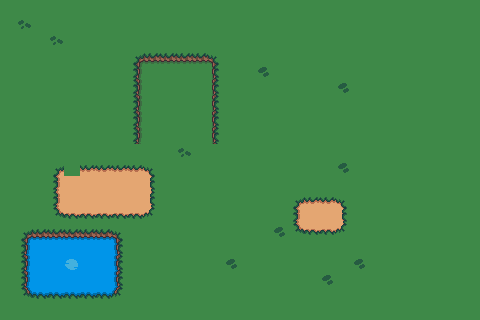

Rendered tile map (Tiled .tmx) drawn with the repository's tilesets; below, a short description and the map source with its tile grids summarised:
An orthogonal 30x20 tile map with 16x16 px tiles, 2 tile layers (ground, background), 2 tilesets and 12 objects.

<map version="1.10" tiledversion="1.12.2" orientation="orthogonal" renderorder="right-down" width="30" height="20" tilewidth="16" tileheight="16" infinite="0" nextlayerid="5" nextobjectid="14">
 <properties>
  <property name="music" value="TOWN" />
 </properties>
 <tileset firstgid="1" source="map.tsx" />
 <tileset firstgid="193" source="objects.tsx" />
 <layer id="1" name="ground" width="30" height="20">
  <data>[600 cells, 600 non-empty, 3 distinct tile ids]</data>
 </layer>
 <layer id="2" name="background" width="30" height="20">
  <data>[600 cells, 117 non-empty, 25 distinct tile ids]</data>
 </layer>
 <objectgroup id="4" name="objects">
  <object id="2" gid="195" x="72.9091" y="230" width="32" height="32">
   <properties>
    <property name="camFollow" type="bool" value="true" />
    <property name="controller" type="bool" value="true" />
   </properties>
  </object>
  <object id="3" gid="194" x="3.5" y="229" width="41" height="63" />
  <object id="4" gid="193" x="53" y="198.667" width="80" height="112" />
  <object id="5" gid="194" x="145.333" y="285.333" width="41" height="63" />
  <object id="6" gid="194" x="212" y="217.333" width="41" height="63" />
  <object id="7" gid="194" x="286" y="298.667" width="41" height="63" />
  <object id="8" gid="194" x="304" y="227.333" width="41" height="63" />
  <object id="9" gid="194" x="152" y="111.333" width="41" height="63" />
  <object id="10" gid="194" x="414.667" y="94.6667" width="41" height="63" />
  <object id="11" gid="194" x="282" y="120" width="41" height="63" />
  <object id="12" gid="194" x="310.667" y="306.667" width="41" height="63" />
  <object id="13" gid="194" x="330.667" y="295.333" width="41" height="63" />
 </objectgroup>
</map>
